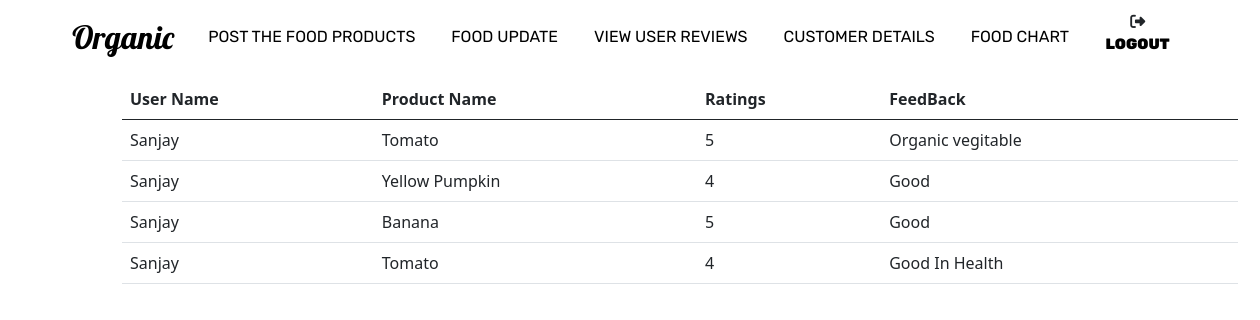
Screenshot of /viewfeedback/ with the database file from the repository.
### Customer/models.py (models this page shows)
class Feeback_Model(models.Model):
    name = models.CharField(max_length=50)
    productname = models.CharField(max_length=50)
    ratings = models.CharField(max_length=10)
    feedback = models.CharField(max_length=500,blank=True,null=True)

### Owner/views.py (the view)
# urls.py: re_path(r'^viewfeedback/$',admin_views.viewfeedback,name="viewfeedback"),
def viewfeedback(request):
    obj=Feeback_Model.objects.all()
    return render(request,'admin/viewfeedback.html',{'objects':obj})

### assests/templates/admin/viewfeedback.html (shortened to what this page needs)
{% extends 'admin/designadmin.html' %}
{% block adminblock %}
{% load static %}
<body>
    <form method="POST">
        <div class="container">
    <div class="viewdetails" >
        <table class="table table-hover">
            <tr>
                <th scope="col">User Name</th>
                <th scope="col">Product Name</th>
                <th scope="col">Ratings</th>
                <th scope="col">FeedBack</th>
            </tr>
            <tbody>
                {% for o in objects %}
                <tr>
                    <td>{{o.name}}</td>
                    <td>{{o.productname}}</td>
                    <td>{{o.ratings}}</td>
                    <td>{{o.feedback}}</td>
                </tr>
                {% endfor %}
            </tbody>
          </table>
    </div>
    </form>
</body>
{% endblock %}

### rows the page displays
Feeback_Model: name "Sanjay", productname "Tomato", ratings "5", feedback "Organic vegitable"
Feeback_Model: name "Sanjay", productname "Yellow Pumpkin", ratings "4", feedback "Good"
Feeback_Model: name "Sanjay", productname "Banana", ratings "5", feedback "Good"
Feeback_Model: name "Sanjay", productname "Tomato", ratings "4", feedback "Good In Health"
